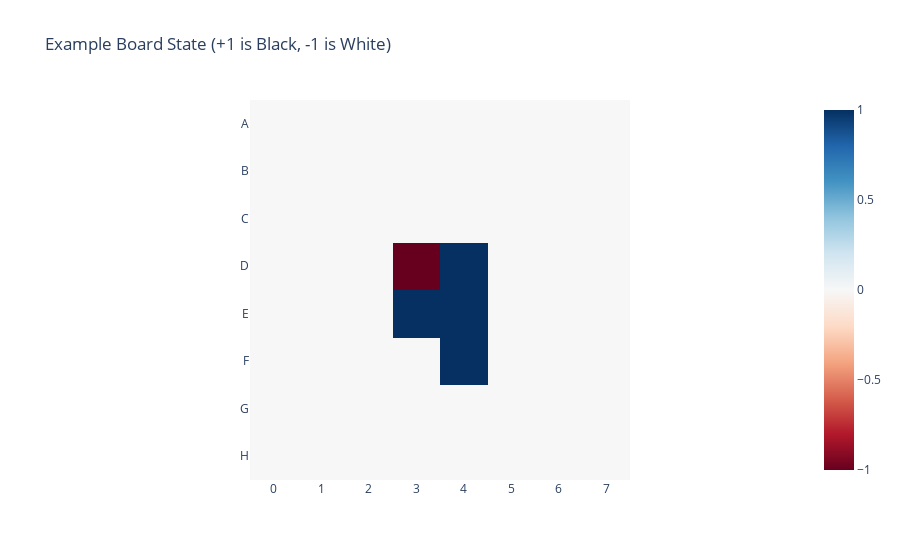

This figure's notebook cell:
### Code cell
# Play around with an Othello Board object
board = OthelloBoardState()

move_to_make = to_idx("F4")
board.update([move_to_make]) # Can use prt=True flag for info

print('Valid Moves: ', list(map(to_board_label, board.get_valid_moves())))

plot_square_as_board(board.state, title="Example Board State (+1 is Black, -1 is White)")

### Figure 1 — Plotly figure (JSON) as saved in the notebook; plotly's stock layout.template omitted (floating-point values rounded to 4 significant figures)
{"data": [{"coloraxis": "coloraxis", "hovertemplate": "x: %{x}<br>y: %{y}<br>color: %{z}<extra></extra>", "name": "0", "type": "heatmap", "x": ["0", "1", "2", "3", "4", "5", "6", "7"], "xaxis": "x", "y": ["A", "B", "C", "D", "E", "F", "G", "H"], "yaxis": "y", "z": [[0, 0, 0, 0, 0, 0, 0, 0], [0, 0, 0, 0, 0, 0, 0, 0], [0, 0, 0, 0, 0, 0, 0, 0], [0, 0, 0, -1, 1, 0, 0, 0], [0, 0, 0, 1, 1, 0, 0, 0], [0, 0, 0, 0, 1, 0, 0, 0], [0, 0, 0, 0, 0, 0, 0, 0], [0, 0, 0, 0, 0, 0, 0, 0]]}], "layout": {"coloraxis": {"cmid": 0, "colorscale": [[0, "rgb(103,0,31)"], [0.1, "rgb(178,24,43)"], [0.2, "rgb(214,96,77)"], [0.3, "rgb(244,165,130)"], [0.4, "rgb(253,219,199)"], [0.5, "rgb(247,247,247)"], [0.6, "rgb(209,229,240)"], [0.7, "rgb(146,197,222)"], [0.8, "rgb(67,147,195)"], [0.9, "rgb(33,102,172)"], [1, "rgb(5,48,97)"]]}, "title": {"text": "Example Board State (+1 is Black, -1 is White)"}, "xaxis": {"anchor": "y", "constrain": "domain", "domain": [0, 1], "scaleanchor": "y"}, "yaxis": {"anchor": "x", "autorange": "reversed", "constrain": "domain", "domain": [0, 1]}}}
